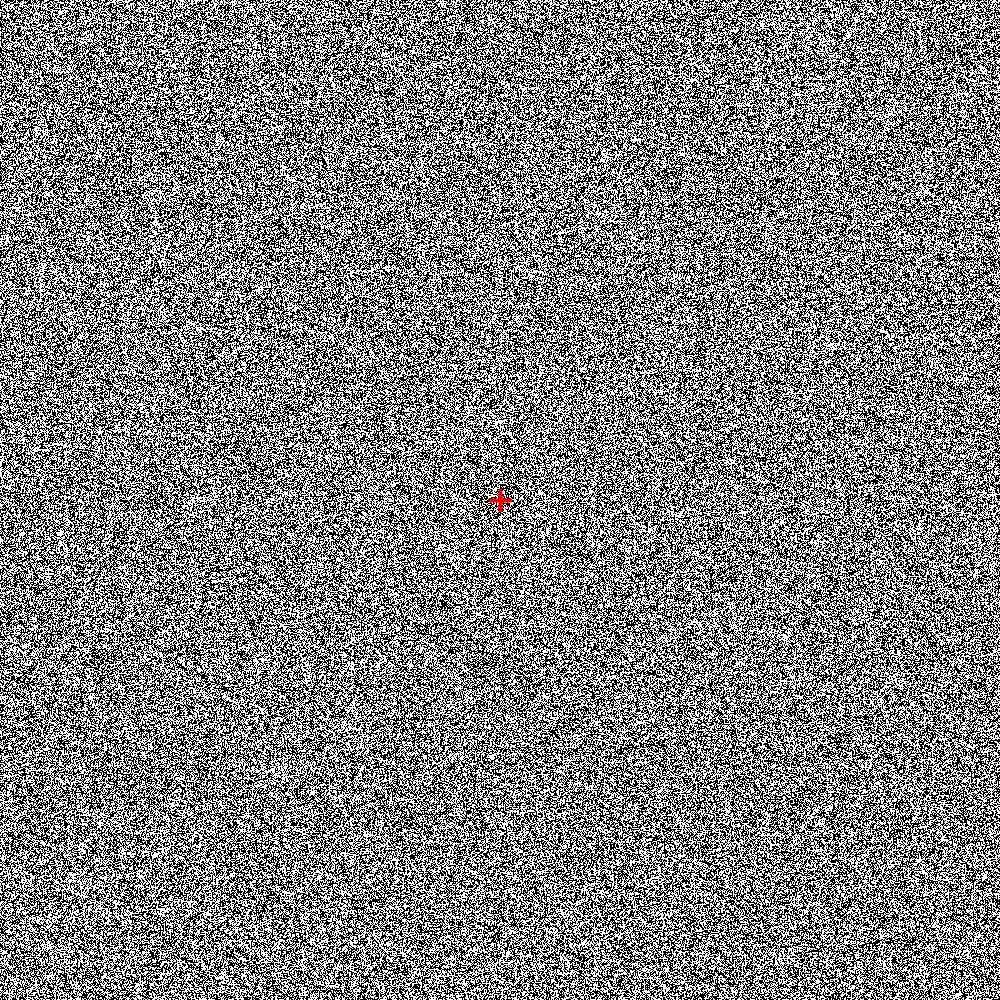
Frame 1 (no input)
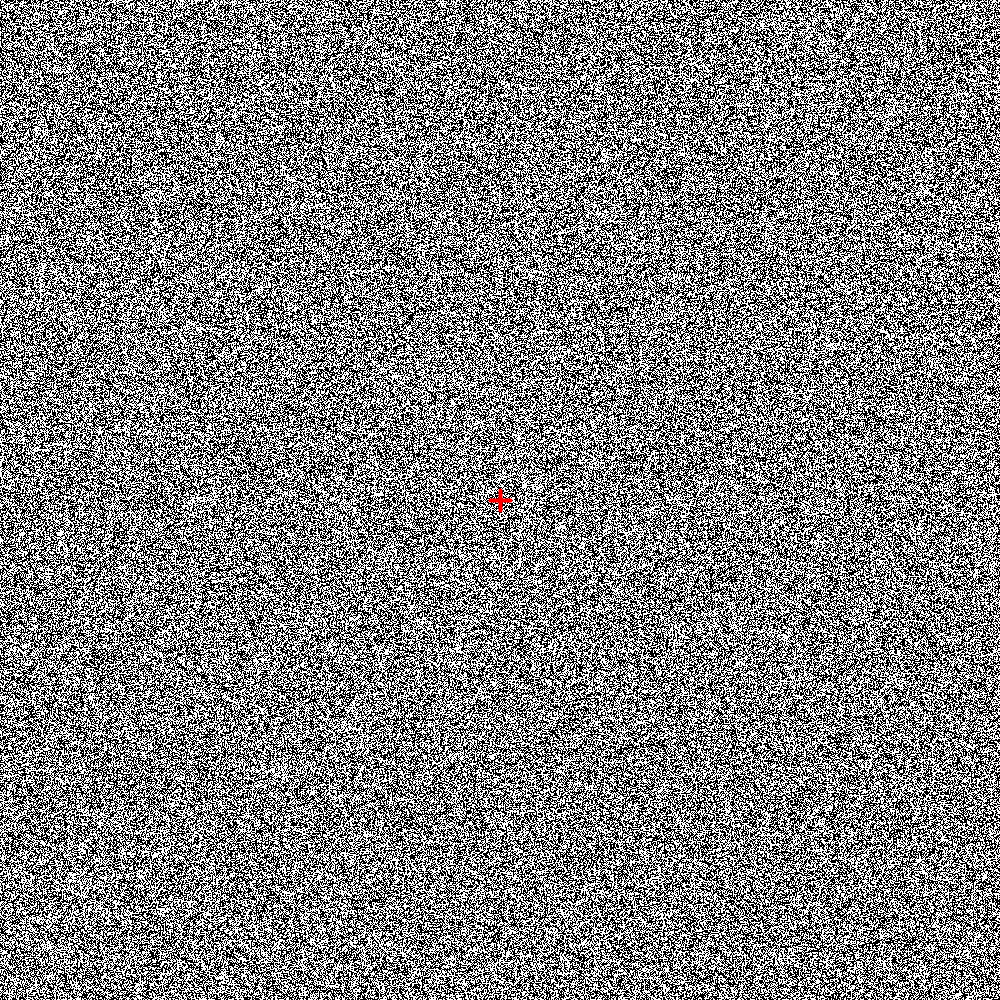
Frame 60 (the mouse pressed at the canvas centre just before this capture)
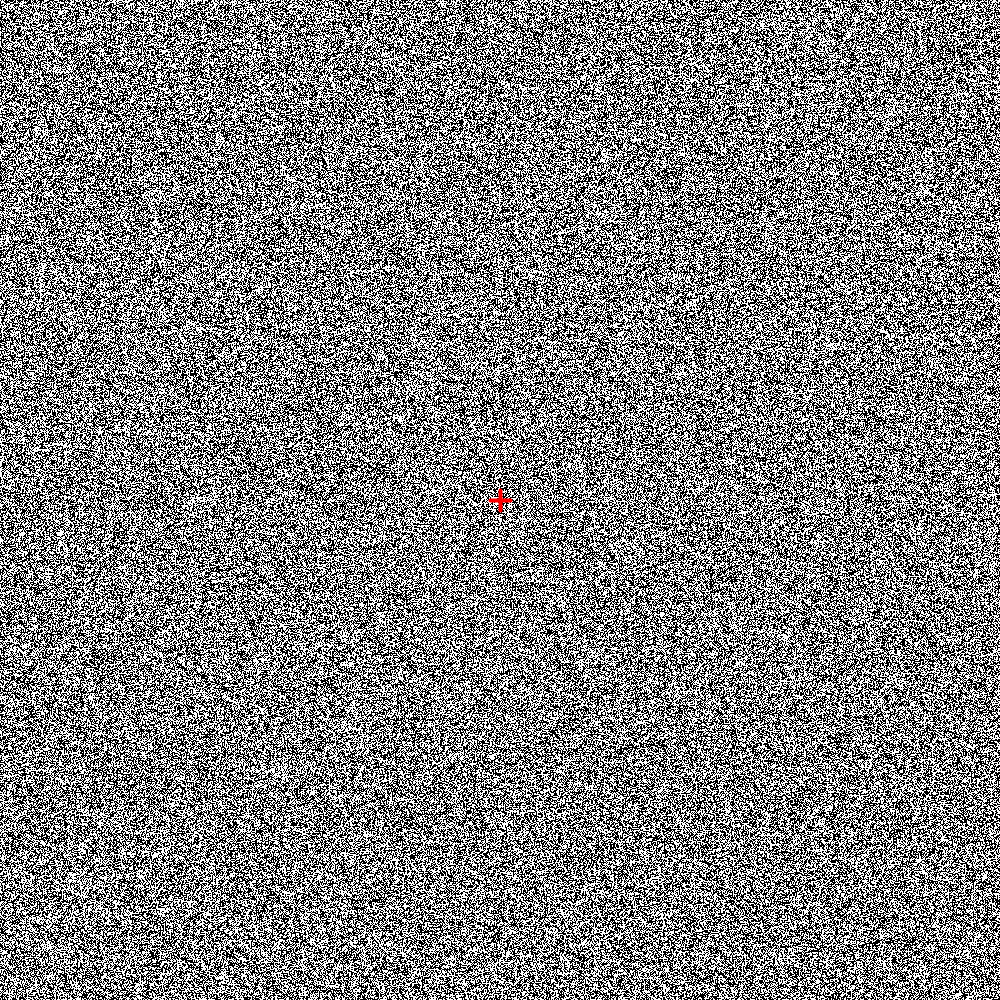
Frame 120 (the mouse held since frame 60 and released just before this capture)

The Processing sketch that drew these frames (run headless with seeded random() and noise(); from frame 60 on, the mouse is pressed at the canvas centre):

// Processing sketch: processing_125340
// ── processing_125340.pde

color[] colors = {color(0,0,0),color(255,255,255)};
Boolean jitterOn = true;
Boolean backgroundNoise = false;
int lowBound = 300; //square starts
int highBound = 700; //square ends

void setup(){
  size(1000,1000);
  makeNoise();
}

void draw(){
  loadPixels();
  if(jitterOn){  
    for(int i = 0;i<1000*1000;i++){
      if(i%1000>lowBound && i%1000<highBound && i>lowBound*1000 && i<highBound*1000){
        pixels[i] = colors[floor(random(2))];
      }else if(backgroundNoise){
        pixels[i] = colors[0];
      }
    }
  updatePixels();
  drawFixCross();
  }
}

void mousePressed(){
  if(mouseButton == LEFT){
    jitterOn = !jitterOn;
    makeNoise();
    drawFixCross();
  }else if(mouseButton == RIGHT && jitterOn){
    backgroundNoise = !backgroundNoise;
    makeNoise();
  }
}

void drawFixCross(){
  stroke(#FF0000);
  strokeWeight(4);
  line(490,500,510,500);
  line(500,490,500,510);
}

void makeNoise(){
  loadPixels();
  for(int i = 0;i<1000*1000;i++){
    pixels[i] = colors[floor(random(2))];
  }
  updatePixels();
}
